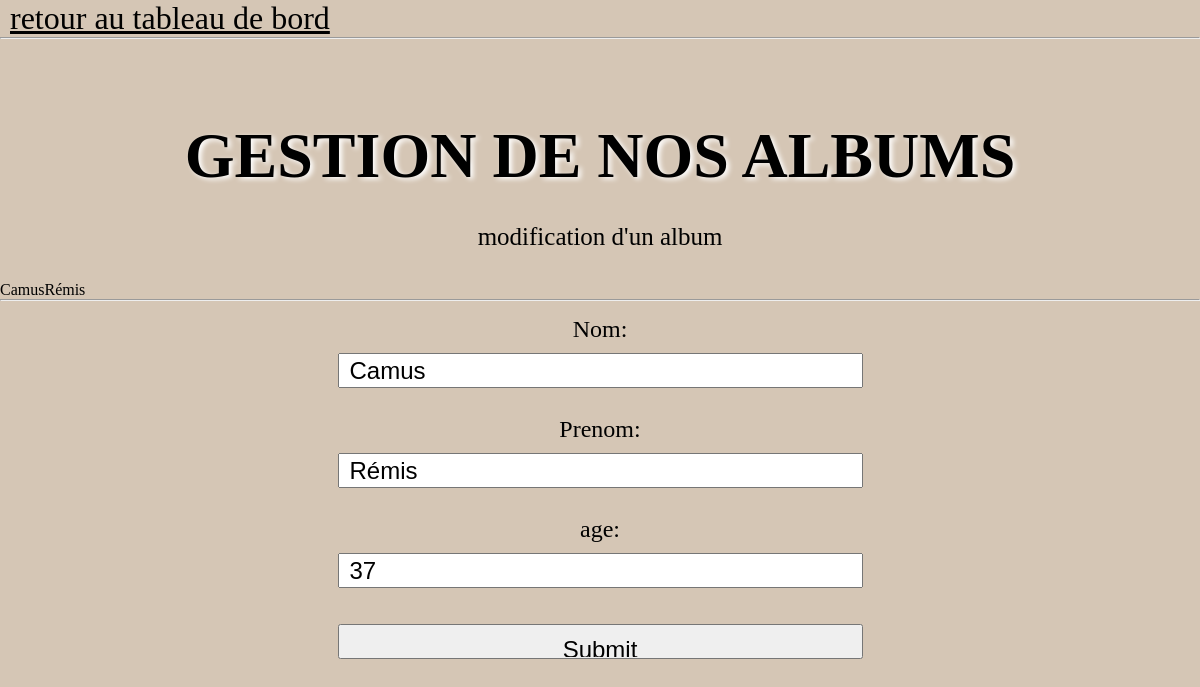
Page /admin/table2_update_form.php?num=8 on the committed database.
### tables this page shows
CREATE TABLE `aventurier` (
  `id_aven` int(25) NOT NULL AUTO_INCREMENT,
  `nom_aven` char(25) DEFAULT NULL,
  `prenom_ave` char(25) DEFAULT NULL,
  `age_ave` int(25) DEFAULT NULL,
  PRIMARY KEY (`id_aven`)
);

### admin/table2_update_form.php (the view, shortened to what this page needs)
<!DOCTYPE html>
<html>
<head>
    <link rel="stylesheet" href="../css/style.css">
</head>
<body>
<a class="boutonretour" href="table2_gestion.php">retour au tableau de bord</a>
	<hr>
<h1>gestion de nos albums</h1>
<p class="textintroadmin">modification d'un album</p>
<?php
$id_aven=$_GET['num'];
$mabd = new PDO('mysql:host=localhost;dbname=sae203Base;charset=UTF8;', 'sae203User', 'Gui1598G$');
$mabd->query('SET NAMES utf8;');
$req = "SELECT * FROM  aventurier WHERE id_aven=".$id_aven;
$resultat = $mabd->query($req);
$album = $resultat->fetch();
echo $album['nom_aven'];
echo $album['prenom_ave'];
?>
<hr>
<form class="formulaireajout" action="table2_update_valide.php" method="POST" enctype="multipart/form-data">
    <span>Nom:</span><input type="text" name="nomaven" value="<?php echo $album['nom_aven']?>" ><br>
    <span>Prenom:</span><input type="text" name="prenomaven" value="<?php echo $album['prenom_ave']?>"><br>
    <span>age:</span><input type="text" name="age" value="<?php echo $album['age_ave']?>"><br>
    <br>
    <input type="submit" name="">
</form>
</body>
</html>

### css/style.css (style rules this page uses)
* { box-sizing: border-box; margin: 0; padding: 0; outline: none; overflow-x: hidden; }
body { background-color: #d5c6b5; }
h1 { color: #ffffff; margin-right: 20px; margin-left: 20px; text-transform: uppercase; text-align: center; }
form { margin-top: 100px; display: flex; flex-direction: row; flex-wrap: wrap; justify-content:center; }
.boutonretour { font-size: 2em; padding: 10px; color: #000000; }
.textintroadmin { font-size: 25px; text-align: center; padding: 30px; }
.formulaireajout { width: 100%; display: flex; flex-direction: column; }
.formulaireajout input { font-size: 2em; width: 649px; height: 62px; padding: 10px }
.formulaireajout span { font-size: 3em; padding: 10px }
@media screen and (min-width:480px) { h1 { color: #000000; font-size: 4em; text-shadow: 3px 2px 5px rgb(255, 255, 255); padding-top: 80px; } }
@media screen and (min-width:480px) { form { width: 905px; margin-top: 100px; align-items: center; } }
@media screen and (min-width:480px) { .formulaireajout { margin-top: 5px; margin-bottom: 60px; } }
@media screen and (min-width:480px) { .formulaireajout input { font-size: 24px; width: 525px; height: 35px; overflow: hidden; } }
@media screen and (min-width:480px) { .formulaireajout span { font-size: 24px; } }

### rows in the picture
aventurier: nom_aven "Camus", prenom_ave "Rémis", nomaven "Camus", prenomaven "Rémis", age "37"
